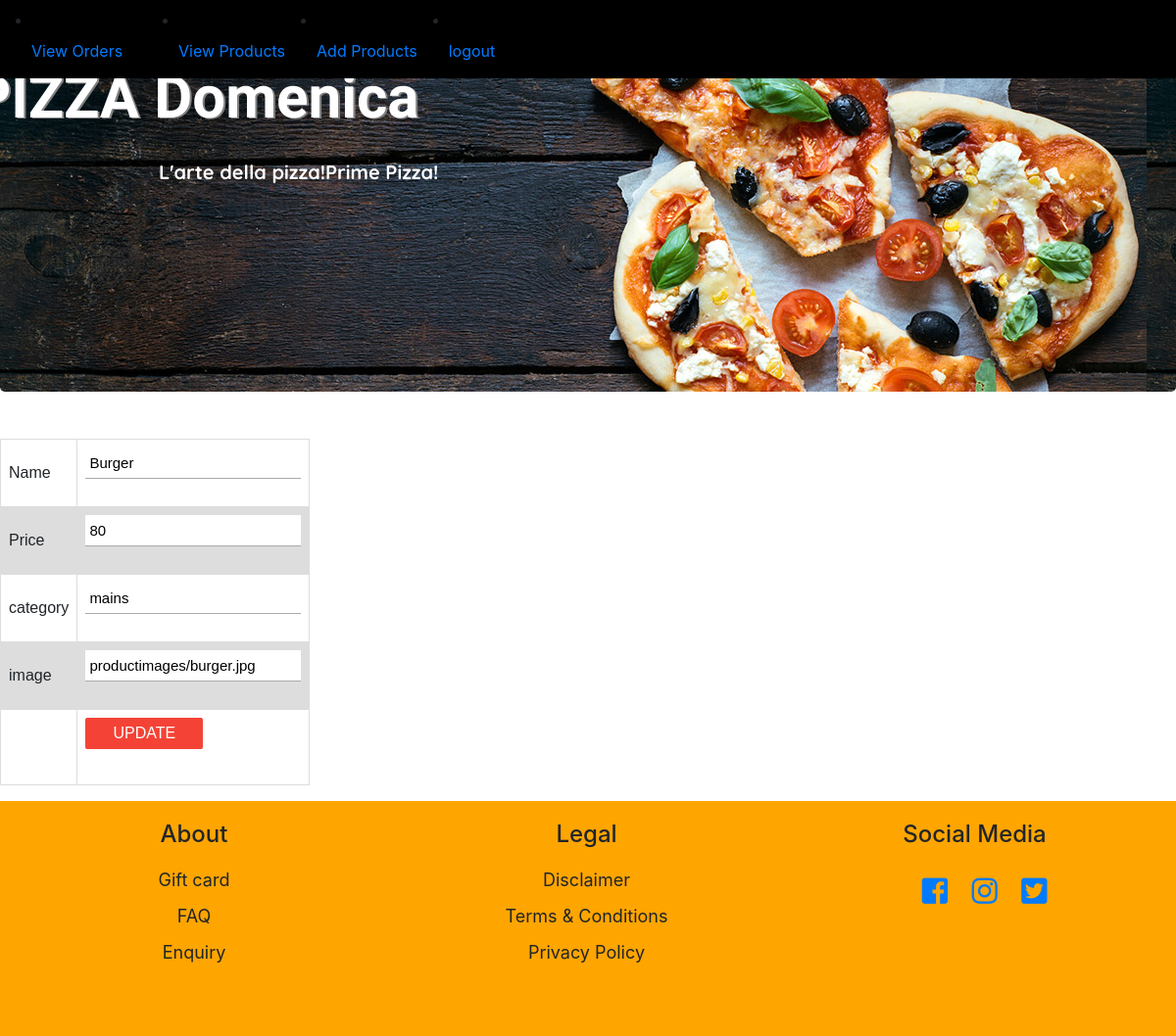
/updateproducts.php?pid=A1B (signed in), run on the app's committed database.
### tables this page shows
CREATE TABLE `products` (
  `pid` varchar(3) NOT NULL,
  `name` varchar(50) NOT NULL,
  `price` float NOT NULL,
  `category` varchar(15) NOT NULL,
  `image` text NOT NULL
);

### updateproducts.php (the view, shortened to what this page needs)
<?php
include("adminheader.php");
include_once("connect.php");
?>
<?php
$pid = $_GET['pid'];
$sql = "SELECT * FROM products WHERE pid=:pid";
$query = $pdo->prepare($sql);
$query->execute(array(':pid' => $pid));
while($row = $query->fetch(PDO::FETCH_ASSOC))
{
    $name = $row['name'];
    $price = $row['price'];
    $category = $row['category'];
    $image = $row['image'];
}
?>
<html>
<head>
</head>
<body>
    <br/><br/>
    <form name="form1" method="post" action="updateproducts.php?pid=<?php echo $_GET['pid'];?>">
        <table border="0">
            <tr>
                <td>Name</td>
                <td><input type="text" name="name" value="<?php echo $name;?>"></td>
            </tr>
             <tr>
                <td>Price</td>
                <td><input type="text" name="price" value="<?php echo $price;?>"></td>
            </tr>
             <tr>
                <td>category</td>
                <td><input type="text" name="category" value="<?php echo $category;?>"></td>
            </tr>
             <tr>
                <td>image</td>
                <td><input type="text" name="image" value="<?php echo $image;?>"></td>
            </tr>
            <tr>
                <td><input type="hidden" name="pid" value=<?php echo $_GET['pid'];?>></td>
                <td><input type="submit" name="update" value="update"></td>
            </tr>
        </table>
    </form>
</body>
<?php
 include("footer.php");
?>
</html>

### login.css (style rules this page uses)
body { font-family: sans-serif; }

### menu.css (style rules this page uses)
* { box-sizing: border-box; text-decoration: none!important; }
table { font-family: arial, sans-serif; border-collapse: collapse; height: 200px; }
td, th { border: 1px solid #dddddd; padding: 8px; }
tr:nth-child(even) { background-color: #dddddd; }

### registration.css (style rules this page uses)
body { background: #efefef; font-size: 16px; color: #777; font-family: sans-serif; font-weight: 300; }
input[type="text"], input[type="password"] { display: block; box-sizing: border-box; margin-bottom: 20px; padding: 4px; width: 220px; height: 32px; border: none; outline: none; border-bottom: 1px solid #aaa; font-family: sans-serif; font-weight: 400; font-size: 15px; transition: 0.2s ease; }
input[type="submit"] { margin-bottom: 28px; width: 120px; height: 32px; background: #f44336; border: none; border-radius: 2px; color: #fff; font-family: sans-serif; font-weight: 500; text-transform: uppercase; transition: 0.2s ease; cursor: pointer; }

### adminheader.php (style rules this page uses)
body { background-color: black; }

### data on the page
products: name "Burger", price "80", category "mains", image "productimages/burger.jpg"
